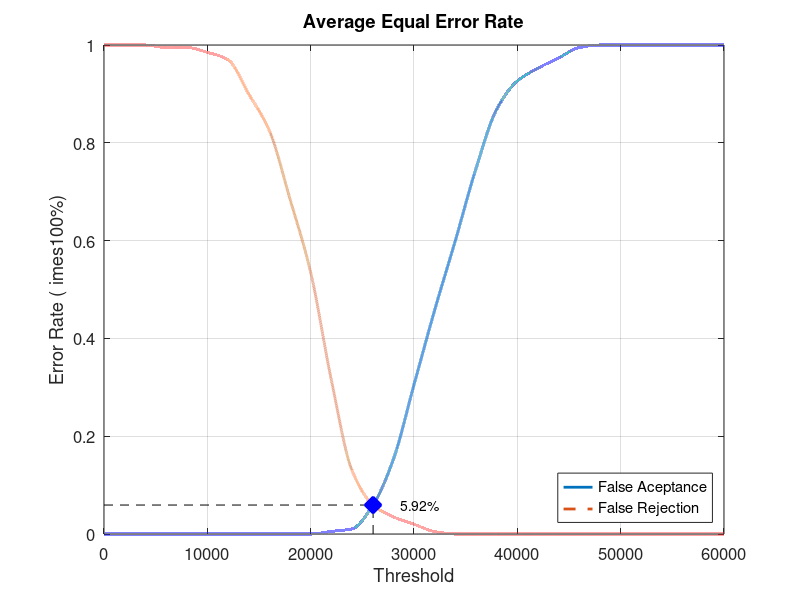
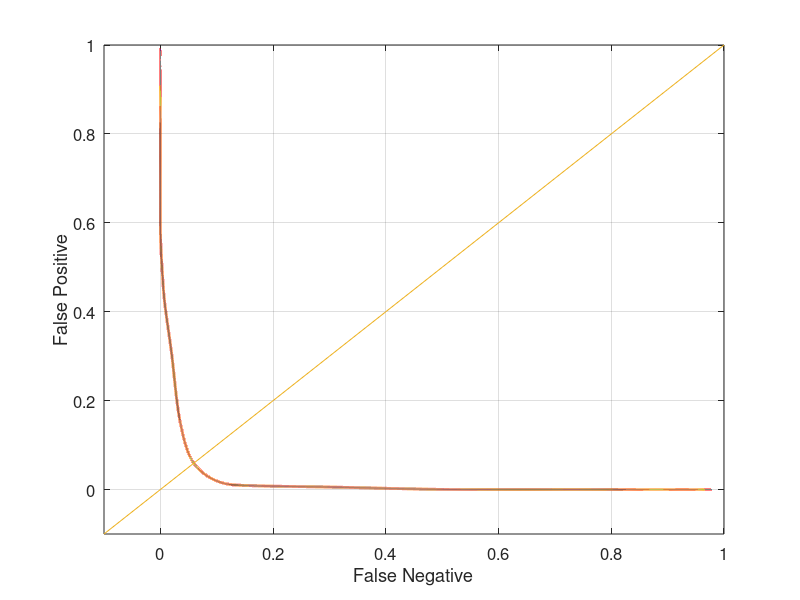

MATLAB code to generate these figures, in order:
close all;
clear;
clc;
x = 0:2000:60000;
xq = 0:0.5:60000;

y0 = [0 0 0 0 0 0 0 0 0 0 0 0.00526316 0.0105263 0.0578947 0.152632 0.305263 0.457895 0.6 0.747368 0.868421 0.926316 0.952632 0.973684 0.994737 1 1 1 1 1 1 1]
yy0 = interp1(x, y0, xq, 'pchip');
y1 = [1 1 1 0.995 0.995 0.985 0.97 0.9 0.825 0.685 0.535 0.315 0.13 0.06 0.035 0.02 0.005 0 0 0 0 0 0 0 0 0 0 0 0 0 0]
yy1 = interp1(x, y1, xq, 'pchip');

% Calculating EER: 
y2 = abs(y0 - y1);
find(y2 == min(y2))
yy2 = abs(yy0 - yy1);
xEER = find(yy2 == min(yy2));
xEERIndex = xq(xEER) % X-axis EER
yEER = yy0(xEER) % Y-axis EER

main = figure
plot(xq, yy0,'-','LineWidth', 2);	hold on
plot(xq, yy1,'--','LineWidth', 2);	hold on
plot([xEERIndex xEERIndex], [0 yEER], 'k--');	hold on
plot([0 xEERIndex], [yEER yEER], 'k--');	hold on
plot(xEERIndex, yEER, 'bx', 'LineWidth', 10);	hold on
text(xEERIndex + 10 * xEERIndex / 100, yEER, [num2str(round((10000 * yEER)) / 100) '%'])
legend('False Aceptance', 'False Rejection', 'Location', 'SouthEast')
xlabel('Threshold')
ylabel('Error Rate (	imes100%)')
title('Average Equal Error Rate')
set(gca, 'FontSize', 12)
axis([0 60000 0 1])
grid on

print(main, 'Database2_2Main', '-dpng');
FNRxFPR = figure('Color', [1 1 1]);
plot(yy1, yy0, '-', yy1, yy0, 'LineWidth', 2);
hold on
y = -0.1:0.1:1
plot(y, y); 
set(gca, 'FontSize', 12)
xlabel('False Negative')
ylabel('False Positive')
axis([-0.1 1 -0.1 1])
set(gca, 'FontSize', 12)
grid on

print(FNRxFPR, 'Database2_2FNRxFPR','-dpng');
